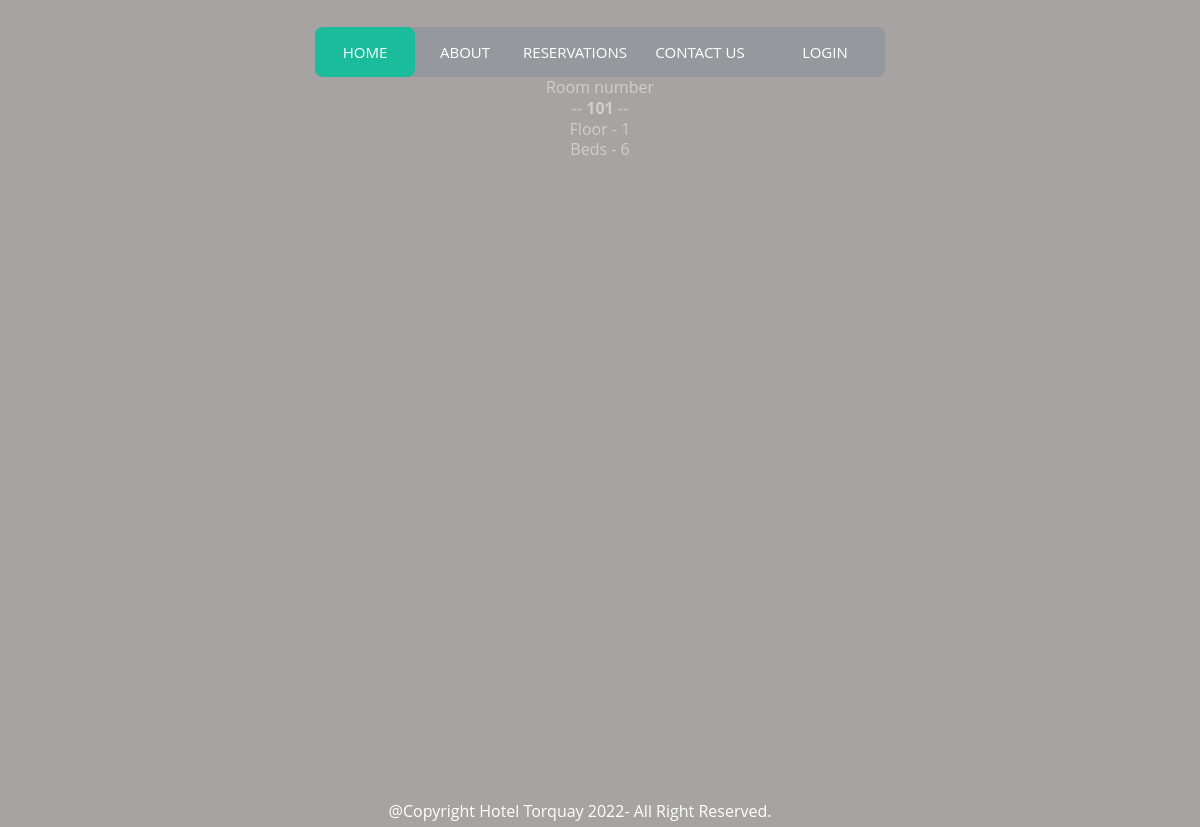
The app's page /visitors/room-detail/101 with its own data.
### visitors/models.py (models this page shows, shortened)
class Room(models.Model):
    number = models.BigIntegerField(primary_key=True, blank=True)
    beds = models.IntegerField(default=2, validators=[MinValueValidator(2), MaxValueValidator(6)])
    floor = models.ForeignKey(Floor, on_delete=models.CASCADE, related_name='rooms')
    def __str__(self):
        return f"{self.number}"

class Floor(models.Model):
    floor_choices = enumerate([0,1,2,3,4])
    number = models.IntegerField(choices=floor_choices, primary_key=True)

### visitors/views.py (the view)
# urls.py: path('room-detail/<int:pk>', RoomView.as_view(), name='room_detail')
class RoomView(DetailView):
    model = Room
    template_name = 'room.html'

### visitors/templates/room.html
{% extends 'partials/base.html'%}
{% load static %}
{%block content%}
    Room number
    <br>
    -- <b>{{room}}</b> --
    <br>
    Floor - {{room.floor.number}}
    <br>
    Beds - {{room.beds}}
{%endblock content%}

### visitors/static/css/styles.css (style rules this page uses)
body { font-size: 12px; font-family: sans-serif; background: #2c3e50; }
* { box-sizing: border-box; -webkit-box-sizing: border-box; }
html, body { height: 100%; }
body { margin: 0; font: 16px/1.3 sans-serif; }
body { font-family: 'Open Sans', 'sans-serif'; color: #cecece; background: rgb(168, 163, 163); text-align: center; }

### records on screen
Room: number "101", floor.number "1", beds "6"
